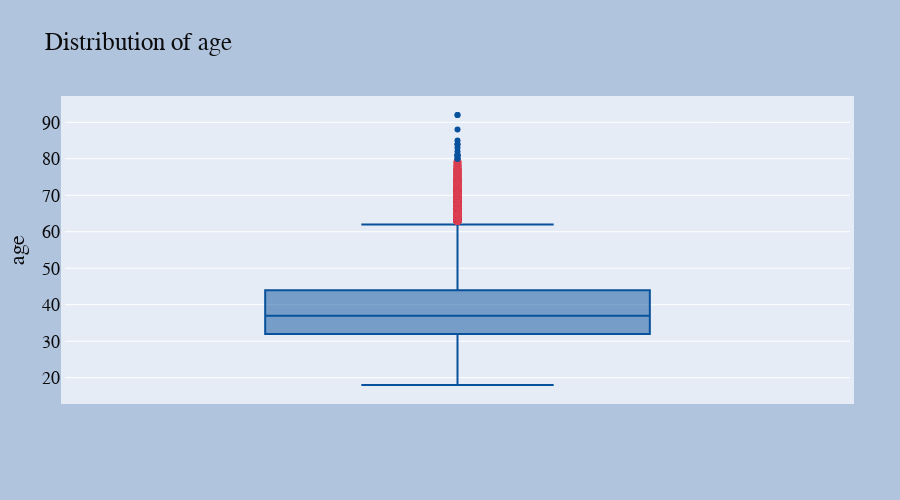

Notebook source saved alongside this figure:
### Code cell
# age distribution graph

fig = px.box(df, y="age")
fig.update_layout(
    autosize=False,
    width=900,
    height=500,
    margin=dict(
        l=50,
        r=50,
        b=100,
        t=100,
        pad=4
    ),
    paper_bgcolor="LightBlue",
)
fig.update_traces(jitter=0,name="Suspected Outliers",
    boxpoints='suspectedoutliers',
    marker=dict(
        color='rgb(8,81,156)',
        outliercolor='rgba(219, 64, 82, 0.6)',
        line=dict(
            outliercolor='rgba(219, 64, 82, 0.6)',
            outlierwidth=2)),
    line_color='rgb(8,81,156)')
fig.update_layout(
    height=500,font=dict(
        family="Courier New, monospace",
        size=18,
        color="#0c0b0c"),

    title_text='Distribution of age')
fig.show()

### Figure 1 — Plotly figure (JSON) as saved in the notebook; plotly's stock layout.template omitted (floating-point values rounded to 4 significant figures; data arrays with more than 128 entries replaced by an {"elided": "..."} marker saying what was removed)
{"data": [{"alignmentgroup": "True", "boxpoints": "suspectedoutliers", "hovertemplate": "age=%{y}<extra></extra>", "jitter": 0, "legendgroup": "", "line": {"color": "rgb(8,81,156)"}, "marker": {"color": "rgb(8,81,156)", "line": {"outliercolor": "rgba(219, 64, 82, 0.6)", "outlierwidth": 2}, "outliercolor": "rgba(219, 64, 82, 0.6)"}, "name": "Suspected Outliers", "notched": false, "offsetgroup": "", "orientation": "v", "showlegend": false, "type": "box", "x0": " ", "xaxis": "x", "y": {"elided": "10000 int values"}, "y0": " ", "yaxis": "y"}], "layout": {"autosize": false, "boxmode": "group", "font": {"color": "#0c0b0c", "family": "Courier New, monospace", "size": 18}, "height": 500, "legend": {"tracegroupgap": 0}, "margin": {"b": 100, "l": 50, "pad": 4, "r": 50, "t": 100}, "paper_bgcolor": "LightSteelBlue", "title": {"text": "Distribution of age"}, "width": 900, "xaxis": {"anchor": "y", "domain": [0, 1]}, "yaxis": {"anchor": "x", "domain": [0, 1], "title": {"text": "age"}}}}
